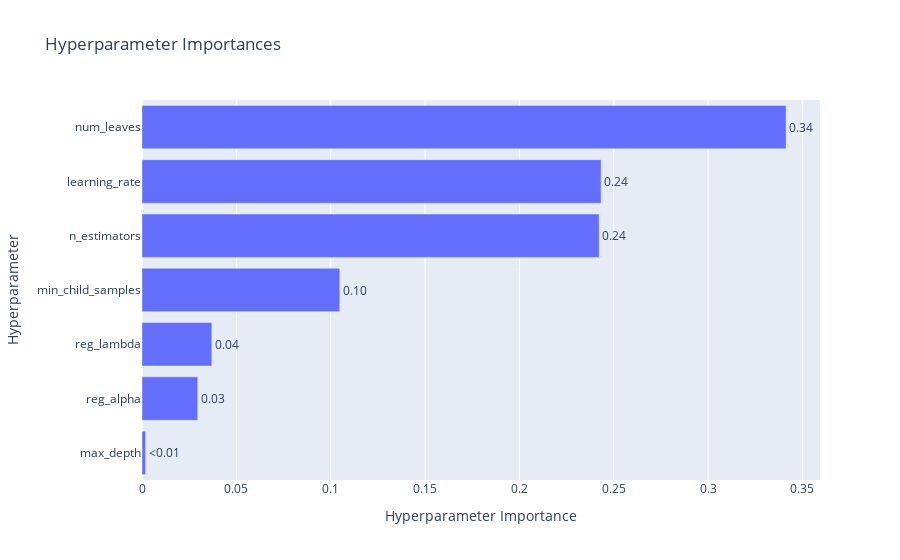

Notebook code cell kept with this figure:
### Code cell
plot_param_importances(study)

### Figure 1 — Plotly figure (JSON) as saved in the notebook; plotly's stock layout.template omitted (floating-point values rounded to 4 significant figures)
{"data": [{"cliponaxis": false, "hovertemplate": ["max_depth (IntDistribution): 0.0018983054762596197<extra></extra>", "reg_alpha (FloatDistribution): 0.029510513223065367<extra></extra>", "reg_lambda (FloatDistribution): 0.03698869070082887<extra></extra>", "min_child_samples (IntDistribution): 0.10479826820893487<extra></extra>", "n_estimators (IntDistribution): 0.24223245792603432<extra></extra>", "learning_rate (FloatDistribution): 0.2432567003545396<extra></extra>", "num_leaves (IntDistribution): 0.3413150641103373<extra></extra>"], "name": "Objective Value", "orientation": "h", "text": ["<0.01", "0.03", "0.04", "0.10", "0.24", "0.24", "0.34"], "textposition": "outside", "type": "bar", "x": [0.001898, 0.02951, 0.03699, 0.1048, 0.2422, 0.2433, 0.3413], "y": ["max_depth", "reg_alpha", "reg_lambda", "min_child_samples", "n_estimators", "learning_rate", "num_leaves"]}], "layout": {"title": {"text": "Hyperparameter Importances"}, "xaxis": {"title": {"text": "Hyperparameter Importance"}}, "yaxis": {"title": {"text": "Hyperparameter"}}}}
